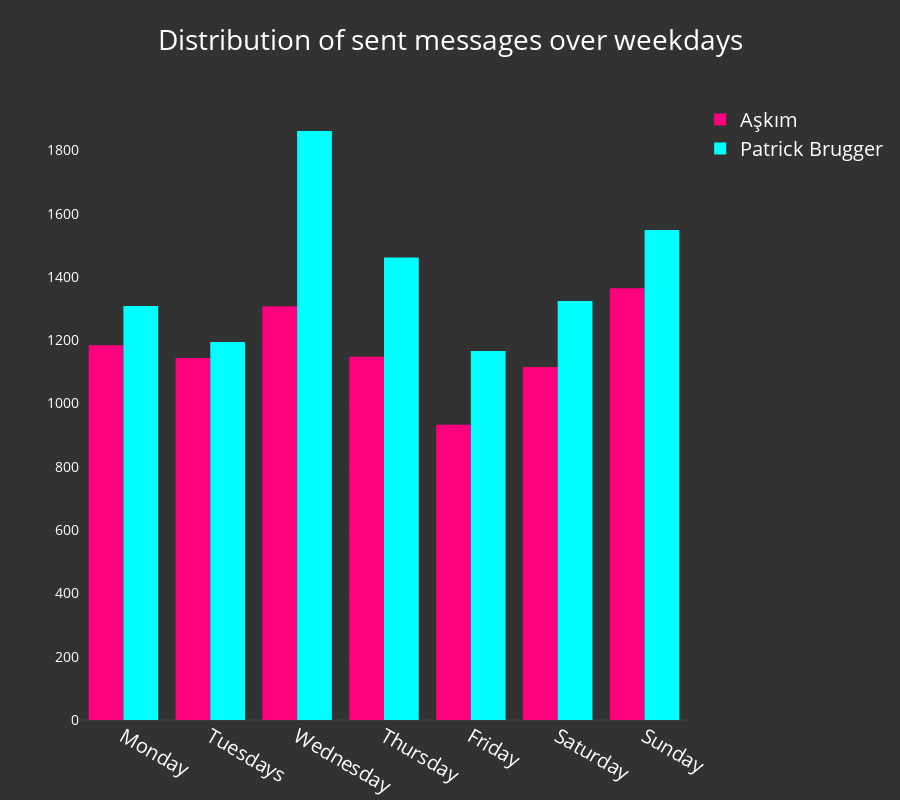

Notebook code cell kept with this figure:
### Code cell
iplot(wa.plot_dist_of_weekdays(nb_mode=True))

### Figure 1 — Plotly figure (JSON) as saved in the notebook; plotly's stock layout.template omitted (floating-point values rounded to 4 significant figures)
{"data": [{"marker": {"color": "rgba(255, 0, 127, 1)"}, "name": "Aşkım", "type": "bar", "uid": "5abb13dc-3b39-42c1-bc4b-f6d01bb40e6c", "x": ["Friday", "Monday", "Saturday", "Sunday", "Thursday", "Tuesdays", "Wednesday"], "y": [933, 1184, 1115, 1364, 1148, 1144, 1307]}, {"marker": {"color": "rgba(0, 255, 255, 1)"}, "name": "Patrick Brugger", "type": "bar", "uid": "392626f4-ec6b-4b1c-977b-fdbc26a2b669", "x": ["Friday", "Monday", "Saturday", "Sunday", "Thursday", "Tuesdays", "Wednesday"], "y": [1166, 1308, 1324, 1548, 1461, 1194, 1861]}], "layout": {"font": {"color": "white", "size": 20}, "height": 800, "paper_bgcolor": "rgba(50, 50, 50, 1)", "plot_bgcolor": "rgba(50, 50, 50, 1)", "title": "Distribution of sent messages over weekdays", "xaxis": {"categoryarray": ["Monday", "Tuesdays", "Wednesday", "Thursday", "Friday", "Saturday", "Sunday"], "categoryorder": "array"}, "yaxis": {"automargin": true, "showticklabels": true, "tickfont": {"color": "white", "size": 14}, "titlefont": {"color": "white", "size": 18}}}}
